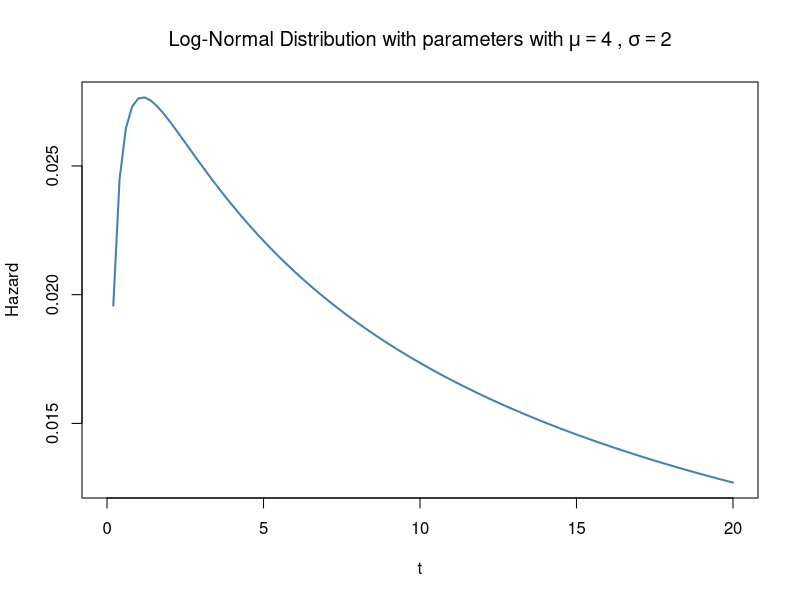
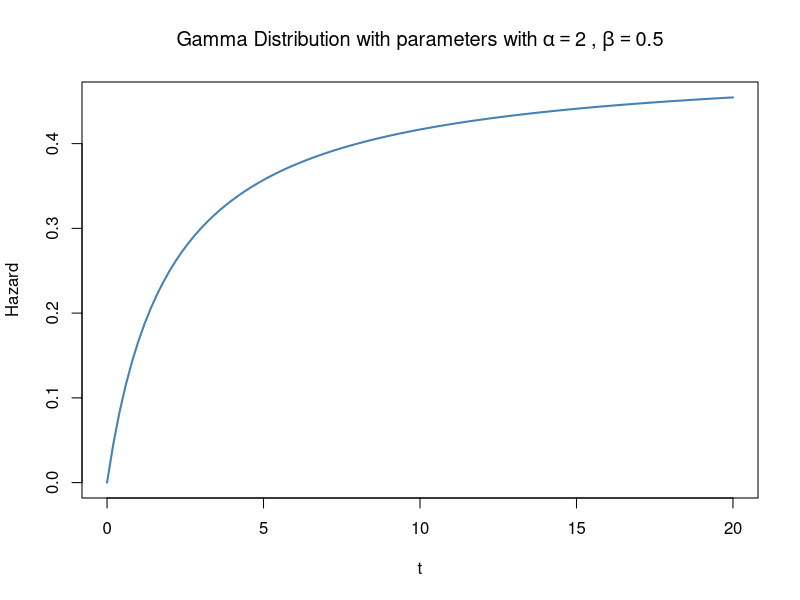

Recreate these plots in R, in order.
## ---- chunk 1
knitr::opts_chunk$set(echo = FALSE)
## ---- chunk 2
library(stats)
library(tidyverse)
## ---- chunk 3
hlognorm <- function(t, mu = 0, sd = 1){
  S = 1 - pnorm((log(t)-mu)/sd)
  f = exp(-(((log(t)-mu)^2)/(2*sd^2)))/ (sqrt(2*pi)*t*sd)
  h = f/S
  return(h)
}
## ---- chunk 4
curve(hlognorm(x,4,2), from=0, to=20, 
    main = bquote("Log-Normal Distribution with parameters with" ~ mu == 4 ~ "," ~ sigma == 2),
    ylab = 'Hazard', 
    xlab = 't',
    lwd = 2, 
    col = 'steelblue') 
## ---- chunk 5
hgamma <- function(t, alpha = 0, beta = 0.5){
  f = dgamma(t, alpha, beta)
  S = 1 - pgamma(t, alpha, beta)
  h = f/S
  return(h)
}
## ---- chunk 6
curve(hgamma(x,2,0.5), from=0, to=20, 
    main = bquote("Gamma Distribution with parameters with" ~ alpha == 2 ~ "," ~ beta == 0.5), 
    ylab = 'Hazard', 
    xlab = 't',
    lwd = 2, 
    col = 'steelblue') 
